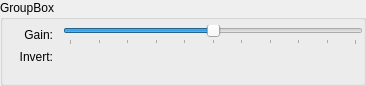
<?xml version="1.0" encoding="UTF-8"?>
<ui version="4.0">
 <class>TelecontrolUnitWidget</class>
 <widget class="QWidget" name="TelecontrolUnitWidget">
  <property name="geometry">
   <rect>
    <x>0</x>
    <y>0</y>
    <width>366</width>
    <height>86</height>
   </rect>
  </property>
  <property name="windowTitle">
   <string>Form</string>
  </property>
  <layout class="QVBoxLayout" name="verticalLayout">
   <property name="spacing">
    <number>0</number>
   </property>
   <property name="margin">
    <number>0</number>
   </property>
   <item>
    <widget class="QGroupBox" name="groupBox">
     <property name="title">
      <string>GroupBox</string>
     </property>
     <layout class="QVBoxLayout" name="verticalLayout_2">
      <property name="leftMargin">
       <number>0</number>
      </property>
      <property name="topMargin">
       <number>5</number>
      </property>
      <property name="rightMargin">
       <number>0</number>
      </property>
      <item>
       <layout class="QFormLayout" name="formLayout">
        <property name="sizeConstraint">
         <enum>QLayout::SetDefaultConstraint</enum>
        </property>
        <property name="fieldGrowthPolicy">
         <enum>QFormLayout::AllNonFixedFieldsGrow</enum>
        </property>
        <property name="horizontalSpacing">
         <number>10</number>
        </property>
        <property name="verticalSpacing">
         <number>2</number>
        </property>
        <item row="1" column="0">
         <widget class="QLabel" name="gainLabel">
          <property name="enabled">
           <bool>true</bool>
          </property>
          <property name="minimumSize">
           <size>
            <width>50</width>
            <height>0</height>
           </size>
          </property>
          <property name="text">
           <string>Gain:</string>
          </property>
          <property name="alignment">
           <set>Qt::AlignRight|Qt::AlignTrailing|Qt::AlignVCenter</set>
          </property>
         </widget>
        </item>
        <item row="1" column="1">
         <widget class="QSlider" name="slider">
          <property name="minimum">
           <number>0</number>
          </property>
          <property name="maximum">
           <number>10</number>
          </property>
          <property name="value">
           <number>5</number>
          </property>
          <property name="tracking">
           <bool>true</bool>
          </property>
          <property name="orientation">
           <enum>Qt::Horizontal</enum>
          </property>
          <property name="tickPosition">
           <enum>QSlider::TicksBelow</enum>
          </property>
          <property name="tickInterval">
           <number>1</number>
          </property>
         </widget>
        </item>
        <item row="2" column="0">
         <widget class="QLabel" name="label">
          <property name="minimumSize">
           <size>
            <width>50</width>
            <height>0</height>
           </size>
          </property>
          <property name="text">
           <string>Invert:</string>
          </property>
          <property name="alignment">
           <set>Qt::AlignRight|Qt::AlignTrailing|Qt::AlignVCenter</set>
          </property>
         </widget>
        </item>
        <item row="2" column="1">
         <layout class="QHBoxLayout" name="invertLayout">
          <property name="spacing">
           <number>8</number>
          </property>
          <item>
           <spacer name="horizontalSpacer">
            <property name="orientation">
             <enum>Qt::Horizontal</enum>
            </property>
            <property name="sizeHint" stdset="0">
             <size>
              <width>40</width>
              <height>20</height>
             </size>
            </property>
           </spacer>
          </item>
         </layout>
        </item>
       </layout>
      </item>
     </layout>
    </widget>
   </item>
  </layout>
 </widget>
 <resources/>
 <connections/>
</ui>
